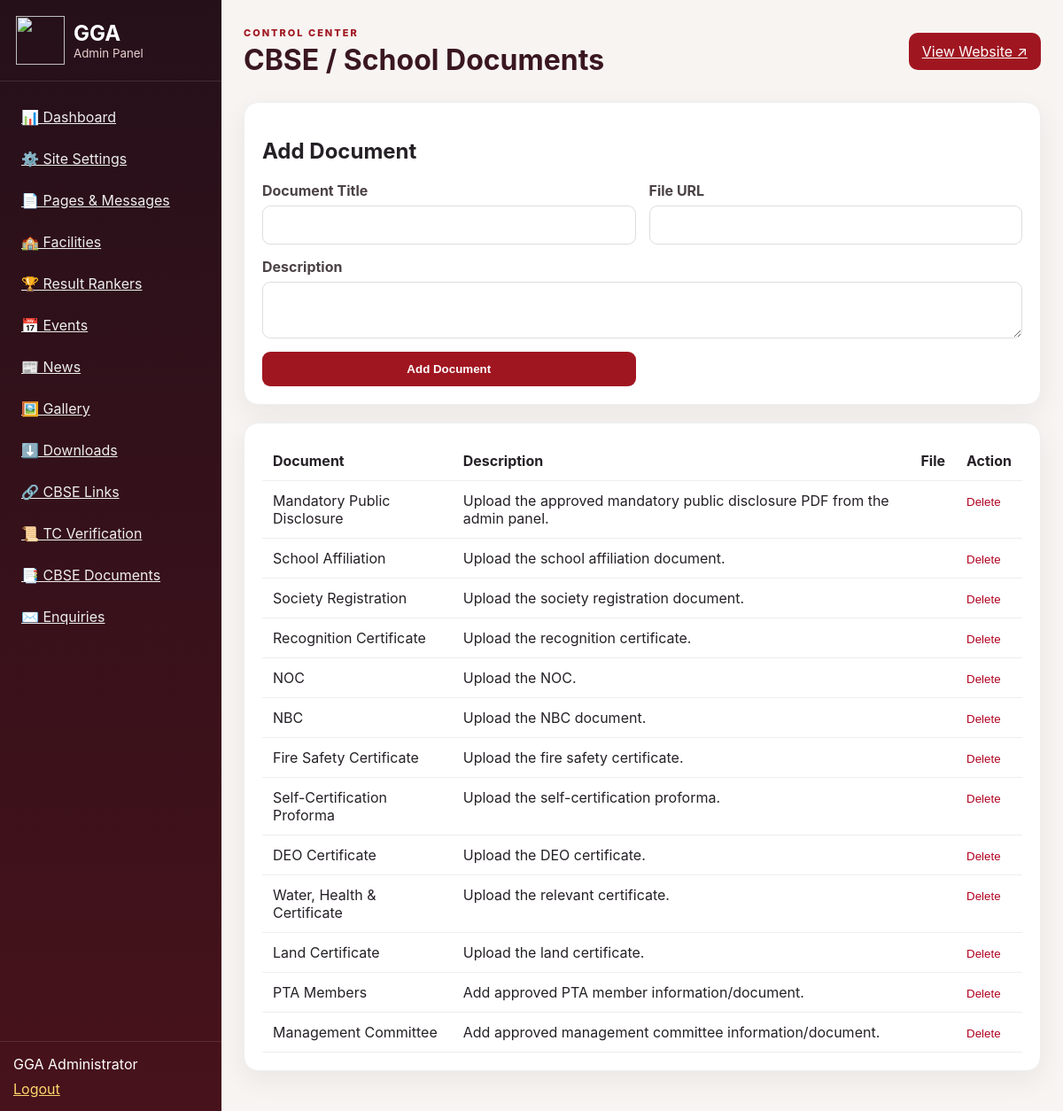
Screenshot of /admin/disclosures.php (signed in) with the database file from the repository.
### tables this page shows
CREATE TABLE IF NOT EXISTS documents(id INT AUTO_INCREMENT PRIMARY KEY,title VARCHAR(200),description TEXT,file_url TEXT);

### config/auth.php (called while the page is built, shortened)
<?php
function e($v){ return htmlspecialchars((string)$v, ENT_QUOTES, 'UTF-8'); }
?>

### admin/disclosures.php (the view, shortened to what this page needs)
<?php $title="CBSE / School Documents"; require "_top.php";
$rows=$pdo->query("SELECT * FROM documents ORDER BY id")->fetchAll();
?>
<div class="panel"><h2>Add Document</h2><form method="post" class="form-grid"><label>Document Title<input name="title" required></label><label>File URL<input name="file_url"></label><label class="full">Description<textarea name="description"></textarea></label><button class="primary" name="save">Add Document</button></form></div>
<div class="table-wrap panel"><table><tr><th>Document</th><th>Description</th><th>File</th><th>Action</th></tr><?php foreach($rows as $r): ?><tr><td><?=e($r['title'])?></td><td><?=e($r['description'])?></td><td><?=e($r['file_url'])?></td><td><form method="post"><button class="link danger" name="delete" value="<?=$r['id']?>">Delete</button></form></td></tr><?php endforeach;?></table></div>
<?php require "_bottom.php"; ?>

### css/admin.css (style rules this page uses)
* { box-sizing:border-box }
body { margin:0;font-family:Inter,Arial,sans-serif;background:#f7f4f1;color:#252026 }
.stat,.panel { background:#fff;border:1px solid #eee;border-radius:16px;padding:20px;box-shadow:0 10px 30px #3b1b2410;margin-bottom:20px }
.form-grid { display:grid;grid-template-columns:1fr 1fr;gap:15px }
.form-grid label { display:block;font-weight:700;color:#4b4245 }
.form-grid input,.form-grid textarea,.form-grid select { display:block;width:100%;margin-top:7px;padding:11px;border:1px solid #ddd;border-radius:9px;font:inherit }
.form-grid .full { grid-column:1/-1 }
.primary,.login-card button { background:#a01620;color:#fff;border:0;border-radius:9px;padding:12px 17px;font-weight:800;cursor:pointer }
.table-wrap { overflow:auto }
.table-wrap table { width:100%;border-collapse:collapse }
.table-wrap th,.table-wrap td { text-align:left;padding:12px;border-bottom:1px solid #eee;vertical-align:top }
.link { background:none;border:0;cursor:pointer;padding:0;color:#a01620 }
.danger { color:#b00020 }

### rows the page displays
documents: title "Mandatory Public Disclosure", description "Upload the approved mandatory public disclosure PDF from the admin panel.", $r['id'] 1 (drawn)
documents: title "School Affiliation", description "Upload the school affiliation document.", $r['id'] 2 (drawn)
documents: title "Society Registration", description "Upload the society registration document.", $r['id'] 3 (drawn)
documents: title "Recognition Certificate", description "Upload the recognition certificate.", $r['id'] 4 (drawn)
documents: title "NOC", description "Upload the NOC.", $r['id'] 5 (drawn)
documents: title "NBC", description "Upload the NBC document.", $r['id'] 6 (drawn)
documents: title "Fire Safety Certificate", description "Upload the fire safety certificate.", $r['id'] 7 (drawn)
documents: title "Self-Certification Proforma", description "Upload the self-certification proforma.", $r['id'] 8 (drawn)
documents: title "DEO Certificate", description "Upload the DEO certificate.", $r['id'] 9 (drawn)
documents: title "Water, Health & Certificate", description "Upload the relevant certificate.", $r['id'] 10 (drawn)
documents: title "Land Certificate", description "Upload the land certificate.", $r['id'] 11 (drawn)
documents: title "PTA Members", description "Add approved PTA member information/document.", $r['id'] 12 (drawn)
documents: title "Management Committee", description "Add approved management committee information/document.", $r['id'] 13 (drawn)

### other values shown
$_SESSION['admin_name'] "GGA Administrator"
$title "CBSE / School Documents"
